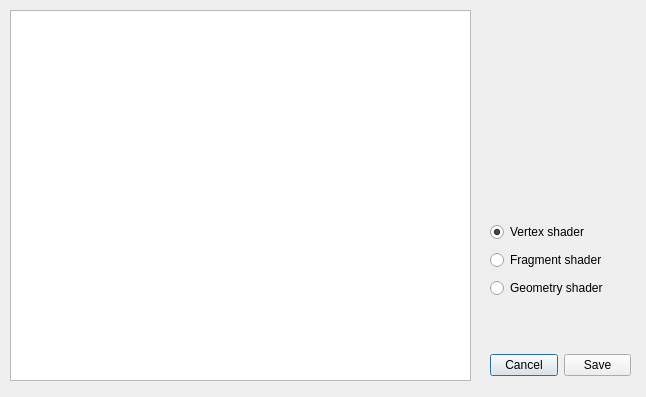
<?xml version="1.0" encoding="UTF-8"?>
<ui version="4.0">
 <class>ShaderSourceEditDialog</class>
 <widget class="QDialog" name="ShaderSourceEditDialog">
  <property name="geometry">
   <rect>
    <x>0</x>
    <y>0</y>
    <width>646</width>
    <height>397</height>
   </rect>
  </property>
  <property name="windowTitle">
   <string>Edit your shader source</string>
  </property>
  <widget class="QTextEdit" name="shaderEdit">
   <property name="geometry">
    <rect>
     <x>10</x>
     <y>10</y>
     <width>461</width>
     <height>371</height>
    </rect>
   </property>
  </widget>
  <widget class="QWidget" name="layoutWidget">
   <property name="geometry">
    <rect>
     <x>490</x>
     <y>350</y>
     <width>141</width>
     <height>31</height>
    </rect>
   </property>
   <layout class="QHBoxLayout" name="horizontalLayout">
    <item>
     <widget class="QPushButton" name="rejectButton">
      <property name="text">
       <string>Cancel</string>
      </property>
     </widget>
    </item>
    <item>
     <widget class="QPushButton" name="saveButton">
      <property name="text">
       <string>Save</string>
      </property>
     </widget>
    </item>
   </layout>
  </widget>
  <widget class="QWidget" name="">
   <property name="geometry">
    <rect>
     <x>490</x>
     <y>220</y>
     <width>145</width>
     <height>83</height>
    </rect>
   </property>
   <layout class="QVBoxLayout" name="verticalLayout">
    <item>
     <widget class="QRadioButton" name="vertexShaderRadioButton">
      <property name="text">
       <string>Vertex shader</string>
      </property>
      <property name="checked">
       <bool>true</bool>
      </property>
     </widget>
    </item>
    <item>
     <widget class="QRadioButton" name="fragmentShaderRadioButton">
      <property name="text">
       <string>Fragment shader</string>
      </property>
     </widget>
    </item>
    <item>
     <widget class="QRadioButton" name="geometryShaderRadioButton">
      <property name="text">
       <string>Geometry shader</string>
      </property>
     </widget>
    </item>
   </layout>
  </widget>
 </widget>
 <resources/>
 <connections/>
</ui>
